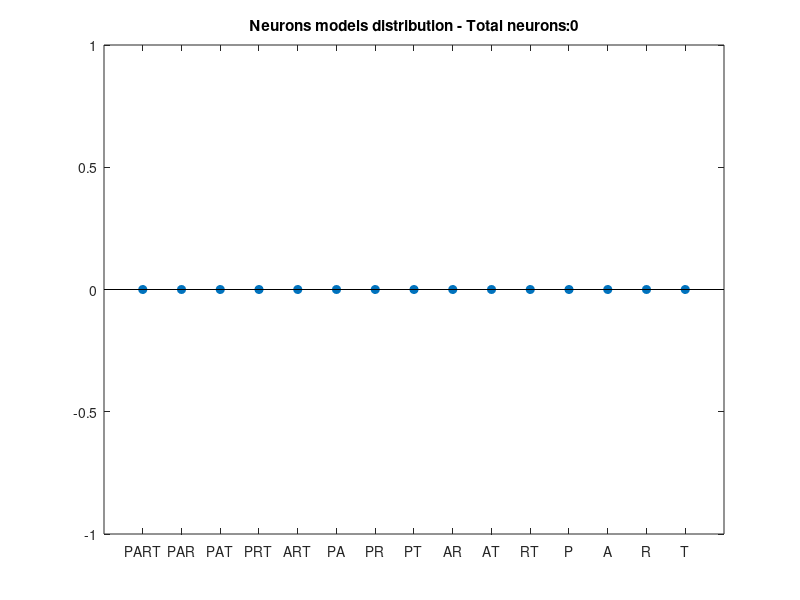

Write MATLAB code to recreate this figure.

electro_folder = 'C:\Users\GEORGEKOUR\Desktop\Electro_Rats\rat_10\odor1_WR\rat10_mpfc_14.10';
day_files = dir([electro_folder,'\*events_g.mat']); %look for all single units files in the stage

identifiable_neurons = 0;
total_neurons = 0;
neurons_type = zeros(1, 15);

for i = 1:length(day_files)
    day_folder = day_files(i).folder
    %day_folder = 'C:\Users\GEORGEKOUR\Desktop\Electro_Rats\rat_6\odor1_WR\rat6_mpfc_20.6';
    numFolds = 10;
    f = figure('units','normalized','outerposition',[0 0 1 1]);
    % Draw the data per neuron
    SS_files = dir([day_folder,'\*_SS_*.ntt']); %look for all single units files in the stage
    num_neurons = length(SS_files);
    
    for i = 1:num_neurons
        
        total_neurons=total_neurons+1;
        
        ss_file = [SS_files(i).folder,'\',SS_files(i).name]
        
        %extract data to show neural activity during the day
        idcs   = strfind(ss_file,'\');
        stage_folder_name = ss_file(1:idcs(end-1)-1);
        
        %Load data and extract meta information
        [behave, st] = load_spikes_and_behavioral_data (ss_file);
        
        
        %%%% Manipulate st to check the model validity %%%%%%
        
%         [event_times, ~, ~, ~] = extract_event_times(behave);
%         
%         old_st = st;
%         diff_st = diff(st);
%         perm = randperm(length(st)-1);
%         diff_st = diff_st(perm);
%         st = cumsum([st(1) diff_st]);
% 
%         ain_times = event_times(:,4);
%         %add spikes in the area
%         for k=1:length(ain_times)
%             a_spikes = randn([1,10])*0.2+ain_times(k);
%             st = [st, a_spikes];
%         end
% 
%         st = sort(st);
        %%%%%%%%%%%%%%%%%%%%%%%%%%%

        
        [median_times, proportions, num_bins_per_proportion, num_bins_between_events] = analyze_behavior_in_stage(day_folder);
        
        % Allign st to events.
        [spike_count, binned_spikes_cell, events_bins_span] = ss_activity_inday (behave, st, num_bins_between_events);
        
        %subplot(num_neurons,2,(i-1)*2+1)
        
        %heatmap(bined_spikes_cell, 1:size(bined_spikes_cell,2), num2str(spike_count),[] ,'ColorBar', true)
        
        subplot(num_neurons+1,2,(i-1)*2+1)
        w = gausswin(10);
        w=w./sum(w);
        %y = filter(w,1,bined_spikes_cell);
        y = filtfilt(w,1,binned_spikes_cell);
        plot(y)
        ylim([-0.3,0.3])
        xlim([0,length(binned_spikes_cell)+100])
        
        for j=1:length(events_bins_span)
            vline(events_bins_span(j),'b')
        end
        
        [LLH_values, selected_model] = fit_model_to_neuron(st, behave, numFolds, proportions);
        
        selected_model
        
        LLH_increase_mean = mean(LLH_values);
        LLH_increase_sem = std(LLH_values)/sqrt(numFolds);
        
        subplot(num_neurons+1,2,(i-1)*2+2)
        hold on
        plot(0.5:15.5,zeros(16,1),'--b','linewidth',2)
        errorbar(LLH_increase_mean,LLH_increase_sem,'ok','linewidth',3)
        if (~isnan(selected_model))
            plot(selected_model,LLH_increase_mean(selected_model),'.r','markersize',25)
            identifiable_neurons = identifiable_neurons+1;
            neurons_type(selected_model) = neurons_type(selected_model)+1;
            
        end
        hold off
        %box off
        %set(gca,'fontsize',20)
        set(gca,'XLim',[0 16]); set(gca,'XTick',1:15)
        set(gca,'XTickLabel',{'PART','PAR','PAT','PRT','ART','PA','PR','PT','AR',...
            'AT','RT','P','A','R','T'});
        %legend('Model performance','Selected Model','Baseline')
        suptitle (day_folder)
        %ylabel('LLH increase')
        ylabel(['Spikes - ', num2str(spike_count)])
        
        ylim([-1 1])
        
        % lim=10*max(LLH_increase_mean+LLH_increase_mean);
        % ylim([-lim lim])
        
    end
    
    [~, selected_arms, rewarded_arm1, rewarded_arm2] = extract_event_times(behave);
    
    subplot(num_neurons+1,2,(num_neurons+1)*2-1)
    hist(selected_arms)
    title(['Arm Dist - Num trials: ', num2str(length(selected_arms))])
    
    subplot(num_neurons+1,2,(num_neurons+1)*2)
    rewards = (selected_arms==rewarded_arm1)+2*(selected_arms==rewarded_arm2);
    hist(rewards, [0,1,2])
    title('rewards Dist')
    
    saveas(f, fullfile(day_folder,'mmodels.jpg'))
    %Print the heatmap for the entire day
    %close(f)
    %alligned_heatmap_view (day_folder)
    %savefig(fullfile(day_folder,'aactivity'))
    
end

stem(neurons_type, 'filled')
set(gca,'XLim',[0 16]); set(gca,'XTick',1:15)
        set(gca,'XTickLabel',{'PART','PAR','PAT','PRT','ART','PA','PR','PT','AR',...
            'AT','RT','P','A','R','T'});
title(['Neurons models distribution - Total neurons:', num2str(total_neurons)]);
